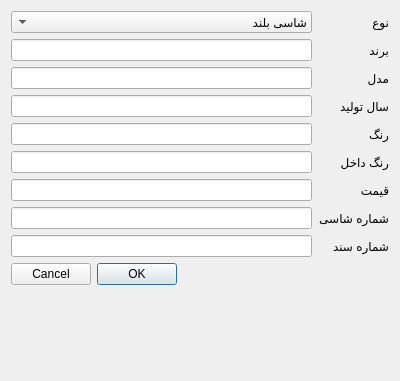
<?xml version="1.0" encoding="UTF-8"?>
<ui version="4.0">
 <class>Dialog_AddCar</class>
 <widget class="QDialog" name="Dialog_AddCar">
  <property name="geometry">
   <rect>
    <x>0</x>
    <y>0</y>
    <width>400</width>
    <height>381</height>
   </rect>
  </property>
  <property name="windowTitle">
   <string>Dialog</string>
  </property>
  <property name="layoutDirection">
   <enum>Qt::RightToLeft</enum>
  </property>
  <layout class="QFormLayout" name="formLayout">
   <item row="0" column="0">
    <widget class="QLabel" name="label_Type">
     <property name="text">
      <string>نوع</string>
     </property>
     <property name="buddy">
      <cstring>comboBox_CarType</cstring>
     </property>
    </widget>
   </item>
   <item row="0" column="1">
    <widget class="QComboBox" name="comboBox_CarType">
     <item>
      <property name="text">
       <string>شاسی بلند</string>
      </property>
     </item>
     <item>
      <property name="text">
       <string>شهری</string>
      </property>
     </item>
     <item>
      <property name="text">
       <string>کروک</string>
      </property>
     </item>
     <item>
      <property name="text">
       <string>کوپه</string>
      </property>
     </item>
     <item>
      <property name="text">
       <string>وانت</string>
      </property>
     </item>
    </widget>
   </item>
   <item row="1" column="0">
    <widget class="QLabel" name="label_Brand">
     <property name="text">
      <string>برند</string>
     </property>
     <property name="buddy">
      <cstring>lineEdit_Brand</cstring>
     </property>
    </widget>
   </item>
   <item row="1" column="1">
    <widget class="QLineEdit" name="lineEdit_Brand"/>
   </item>
   <item row="2" column="0">
    <widget class="QLabel" name="label_Model">
     <property name="text">
      <string>مدل</string>
     </property>
     <property name="buddy">
      <cstring>lineEdit_Model</cstring>
     </property>
    </widget>
   </item>
   <item row="2" column="1">
    <widget class="QLineEdit" name="lineEdit_Model"/>
   </item>
   <item row="3" column="0">
    <widget class="QLabel" name="label_Year">
     <property name="text">
      <string>سال تولید</string>
     </property>
     <property name="buddy">
      <cstring>lineEdit_Year</cstring>
     </property>
    </widget>
   </item>
   <item row="3" column="1">
    <widget class="QLineEdit" name="lineEdit_Year"/>
   </item>
   <item row="4" column="0">
    <widget class="QLabel" name="label_Color">
     <property name="text">
      <string>رنگ</string>
     </property>
     <property name="buddy">
      <cstring>lineEdit_Color</cstring>
     </property>
    </widget>
   </item>
   <item row="4" column="1">
    <widget class="QLineEdit" name="lineEdit_Color"/>
   </item>
   <item row="5" column="0">
    <widget class="QLabel" name="label_InsideColor">
     <property name="text">
      <string>رنگ داخل</string>
     </property>
     <property name="buddy">
      <cstring>lineEdit_InsideColor</cstring>
     </property>
    </widget>
   </item>
   <item row="5" column="1">
    <widget class="QLineEdit" name="lineEdit_InsideColor"/>
   </item>
   <item row="6" column="0">
    <widget class="QLabel" name="label_Gheymat">
     <property name="text">
      <string>قیمت</string>
     </property>
     <property name="buddy">
      <cstring>lineEdit_Gheymat</cstring>
     </property>
    </widget>
   </item>
   <item row="6" column="1">
    <widget class="QLineEdit" name="lineEdit_Gheymat"/>
   </item>
   <item row="7" column="0">
    <widget class="QLabel" name="label_ShomareShasi">
     <property name="text">
      <string>شماره شاسی</string>
     </property>
     <property name="buddy">
      <cstring>lineEdit_ShomareShasi</cstring>
     </property>
    </widget>
   </item>
   <item row="7" column="1">
    <widget class="QLineEdit" name="lineEdit_ShomareShasi"/>
   </item>
   <item row="9" column="0">
    <widget class="QLabel" name="label_ShomareSanad">
     <property name="text">
      <string>شماره سند</string>
     </property>
     <property name="buddy">
      <cstring>lineEdit_ShomareSanad</cstring>
     </property>
    </widget>
   </item>
   <item row="9" column="1">
    <widget class="QLineEdit" name="lineEdit_ShomareSanad"/>
   </item>
   <item row="10" column="1">
    <widget class="QDialogButtonBox" name="buttonBox">
     <property name="orientation">
      <enum>Qt::Horizontal</enum>
     </property>
     <property name="standardButtons">
      <set>QDialogButtonBox::Cancel|QDialogButtonBox::Ok</set>
     </property>
    </widget>
   </item>
  </layout>
 </widget>
 <resources/>
 <connections>
  <connection>
   <sender>buttonBox</sender>
   <signal>accepted()</signal>
   <receiver>Dialog_AddCar</receiver>
   <slot>accept()</slot>
   <hints>
    <hint type="sourcelabel">
     <x>257</x>
     <y>371</y>
    </hint>
    <hint type="destinationlabel">
     <x>157</x>
     <y>274</y>
    </hint>
   </hints>
  </connection>
  <connection>
   <sender>buttonBox</sender>
   <signal>rejected()</signal>
   <receiver>Dialog_AddCar</receiver>
   <slot>reject()</slot>
   <hints>
    <hint type="sourcelabel">
     <x>315</x>
     <y>371</y>
    </hint>
    <hint type="destinationlabel">
     <x>286</x>
     <y>274</y>
    </hint>
   </hints>
  </connection>
 </connections>
 <slots>
  <slot>AddCar()</slot>
 </slots>
</ui>
